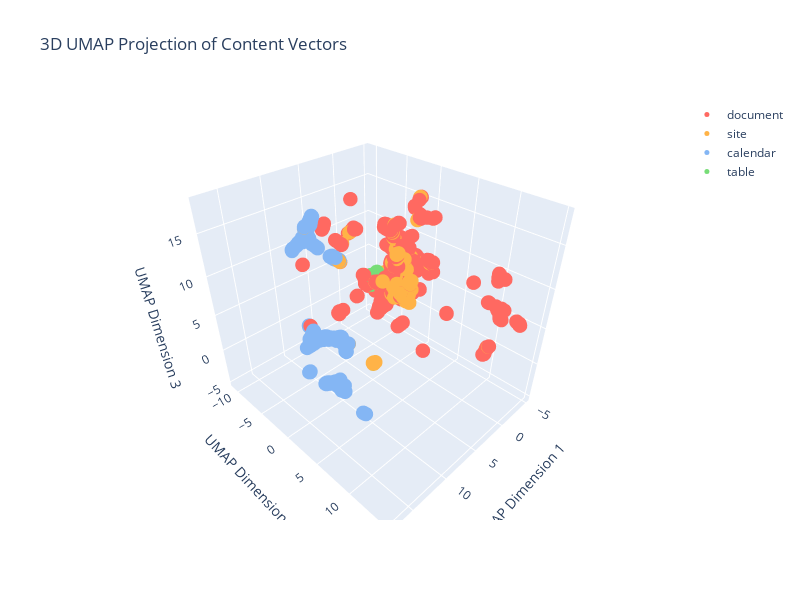

Notebook cell for this chart:
### Code cell
import pandas as pd
import numpy as np
import umap
import plotly.graph_objects as go

# Assuming 'embeddings_df' contains the 'content_vector_norm' column as a list of lists
# Convert content_vector_norm to a NumPy array
content_vectors = np.array(embeddings_df['content_vector_norm'].tolist())

# Step 1: Reduce dimensions using UMAP to 3D
umap_model = umap.UMAP(n_components=3, random_state=42)
umap_result = umap_model.fit_transform(content_vectors)

# Step 2: Create a DataFrame with the UMAP results
umap_df = pd.DataFrame(umap_result, columns=['UMAP1', 'UMAP2', 'UMAP3'])
umap_df['category'] = embeddings_df['category']  # Add content type from embeddings_df
umap_df['Color_Variable'] = embeddings_df['color']  # Add the color variable from embeddings_df

# Step 3: Create a 3D scatter plot
fig = go.Figure()

# Add scatter points for each content type
for content_type in umap_df['category'].unique():
    subset = umap_df[umap_df['category'] == content_type]
    fig.add_trace(go.Scatter3d(
        x=subset['UMAP1'],
        y=subset['UMAP2'],
        z=subset['UMAP3'],
        mode='markers',
        marker=dict(size=5, color=subset['Color_Variable']),
        name=content_type
    ))

# Update layout for the 3D plot
fig.update_layout(
    title='3D UMAP Projection of Content Vectors',
    scene=dict(
        xaxis_title='UMAP Dimension 1',
        yaxis_title='UMAP Dimension 2',
        zaxis_title='UMAP Dimension 3'
    ),
    height=600,
    width=800,
)

# Show the figure (non-interactive)
fig.show()  # Use 'png' or 'jpeg' for a static image

### Figure 1 — Plotly figure (JSON) as saved in the notebook; plotly's stock layout.template omitted (floating-point values rounded to 4 significant figures; data arrays with more than 128 entries replaced by an {"elided": "..."} marker saying what was removed)
{"data": [{"marker": {"color": {"elided": "3404 str values"}, "size": 5}, "mode": "markers", "name": "document", "type": "scatter3d", "x": {"elided": "3404 float values"}, "y": {"elided": "3404 float values"}, "z": {"elided": "3404 float values"}}, {"marker": {"color": {"elided": "676 str values"}, "size": 5}, "mode": "markers", "name": "site", "type": "scatter3d", "x": {"elided": "676 float values"}, "y": {"elided": "676 float values"}, "z": {"elided": "676 float values"}}, {"marker": {"color": {"elided": "1601 str values"}, "size": 5}, "mode": "markers", "name": "calendar", "type": "scatter3d", "x": {"elided": "1601 float values"}, "y": {"elided": "1601 float values"}, "z": {"elided": "1601 float values"}}, {"marker": {"color": ["#77dd77", "#77dd77", "#77dd77", "#77dd77", "#77dd77", "#77dd77", "#77dd77", "#77dd77", "#77dd77", "#77dd77", "#77dd77", "#77dd77", "#77dd77", "#77dd77", "#77dd77", "#77dd77", "#77dd77", "#77dd77", "#77dd77", "#77dd77", "#77dd77", "#77dd77", "#77dd77", "#77dd77", "#77dd77", "#77dd77", "#77dd77", "#77dd77", "#77dd77", "#77dd77", "#77dd77", "#77dd77", "#77dd77", "#77dd77", "#77dd77", "#77dd77", "#77dd77", "#77dd77", "#77dd77", "#77dd77", "#77dd77", "#77dd77", "#77dd77", "#77dd77", "#77dd77", "#77dd77", "#77dd77", "#77dd77", "#77dd77", "#77dd77", "#77dd77", "#77dd77", "#77dd77", "#77dd77", "#77dd77", "#77dd77", "#77dd77", "#77dd77", "#77dd77", "#77dd77", "#77dd77", "#77dd77", "#77dd77", "#77dd77", "#77dd77", "#77dd77", "#77dd77", "#77dd77", "#77dd77", "#77dd77", "#77dd77", "#77dd77", "#77dd77", "#77dd77"], "size": 5}, "mode": "markers", "name": "table", "type": "scatter3d", "x": [1.255, 4.407, 3.375, 3.403, 4.298, 1.234, 1.263, 1.251, 2.02, 4.414, 4.409, 4.385, 3.317, 3.382, 3.437, 4.284, 1.243, 2.152, 1.266, 3.652, 3.42, 3.363, 4.29, 4.288, 1.241, 1.251, 3.375, 3.362, 2.099, 4.397, 3.395, 3.377, 4.299, 1.284, 3.769, 3.37, 3.351, 3.606, 1.268, 4.289, 1.254, 4.416, 3.361, 3.374, 3.463, 3.38, 3.394, 3.423, 3.387, 0.7113, 1.285, 1.3, 4.388, 4.39, 4.422, 3.364, 3.379, 4.572, 1.279, 1.253, 3.66, 3.362, 3.413, 3.416, 3.478, 4.304, 1.228, 1.262, 3.37, 3.44, 3.416, 3.414, 3.364, 3.428], "y": [0.6046, -0.5352, -0.868, -0.8663, -0.4906, 0.6516, 0.5941, 0.613, -3.034, -0.5416, -0.5481, -0.534, -0.9212, -0.859, -0.8905, -0.5357, 0.6216, -3.053, 0.6043, -0.7306, -0.9144, -0.842, -0.5357, -0.5279, 0.6326, 0.6038, -0.8585, -0.862, -3.074, -0.5373, -0.8719, -0.8675, -0.5216, 0.5679, -0.6796, -0.8487, -0.8315, -0.7165, 0.6499, -0.5241, 0.6058, -0.5215, -0.8523, -0.8559, -0.9525, -0.8622, -0.8849, -0.8949, -0.869, -1.463, 0.6268, 0.5517, -0.5391, -0.5092, -0.5558, -0.829, -0.8711, -0.7393, 0.6003, 0.6152, -0.7109, -0.8402, -0.9251, 1.193, 1.268, -0.5356, 0.6498, 0.5824, -0.8793, -0.9241, -0.9126, -0.9256, -0.8525, -1.508], "z": [9.623, 9.114, 8.777, 8.801, 8.996, 9.661, 9.611, 9.63, 5.65, 9.115, 9.113, 9.104, 8.721, 8.776, 8.855, 9.021, 9.612, 5.724, 9.619, 9.065, 8.832, 8.759, 9.009, 9.018, 9.647, 9.605, 8.769, 8.765, 5.712, 9.104, 8.788, 8.791, 9.052, 9.566, 9.066, 8.768, 8.746, 9.086, 9.644, 9.036, 9.631, 9.133, 8.768, 8.773, 8.88, 8.774, 8.801, 8.833, 8.781, 4.576, 9.63, 9.552, 9.101, 9.134, 9.126, 8.766, 8.779, 9.058, 9.61, 9.63, 9.098, 8.757, 8.834, 9.595, 9.6, 9.015, 9.667, 9.644, 8.763, 8.852, 8.847, 8.825, 8.76, -4.852]}], "layout": {"height": 600, "scene": {"xaxis": {"title": {"text": "UMAP Dimension 1"}}, "yaxis": {"title": {"text": "UMAP Dimension 2"}}, "zaxis": {"title": {"text": "UMAP Dimension 3"}}}, "title": {"text": "3D UMAP Projection of Content Vectors"}, "width": 800}}
